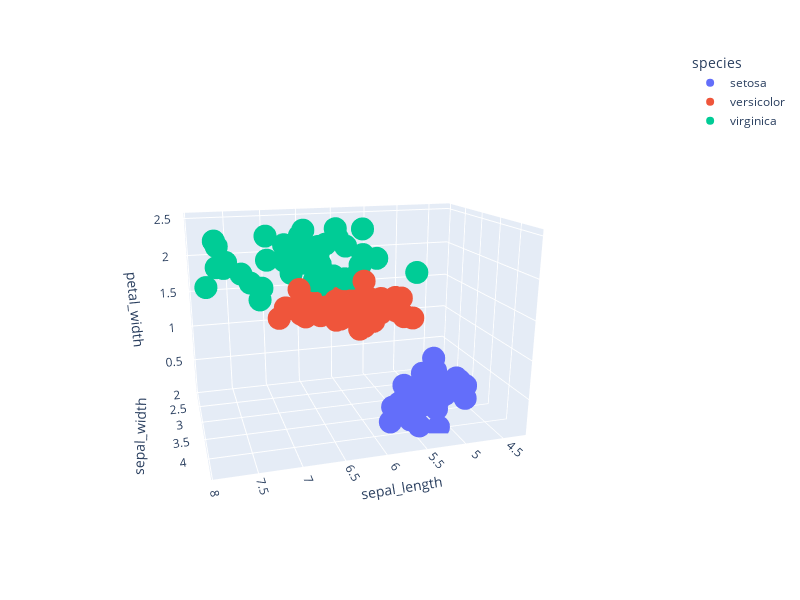

The notebook cell saved with this chart:
### Code cell
fig = px.scatter_3d(df, x='sepal_length', y='sepal_width', z='petal_width',
              color='species')
fig.update_layout(
    autosize=False,
    width=800,
    height=600,
    margin=dict(l=20, r=20, b=10, t=50, pad=4),
)
fig.show()

### Figure 1 — Plotly figure (JSON) as saved in the notebook; plotly's stock layout.template omitted (floating-point values rounded to 4 significant figures)
{"data": [{"hovertemplate": "species=setosa<br>sepal_length=%{x}<br>sepal_width=%{y}<br>petal_width=%{z}<extra></extra>", "legendgroup": "setosa", "marker": {"color": "#636efa", "symbol": "circle"}, "mode": "markers", "name": "setosa", "scene": "scene", "showlegend": true, "type": "scatter3d", "x": [5.1, 4.9, 4.7, 4.6, 5, 5.4, 4.6, 5, 4.4, 4.9, 5.4, 4.8, 4.8, 4.3, 5.8, 5.7, 5.4, 5.1, 5.7, 5.1, 5.4, 5.1, 4.6, 5.1, 4.8, 5, 5, 5.2, 5.2, 4.7, 4.8, 5.4, 5.2, 5.5, 4.9, 5, 5.5, 4.9, 4.4, 5.1, 5, 4.5, 4.4, 5, 5.1, 4.8, 5.1, 4.6, 5.3, 5], "y": [3.5, 3, 3.2, 3.1, 3.6, 3.9, 3.4, 3.4, 2.9, 3.1, 3.7, 3.4, 3, 3, 4, 4.4, 3.9, 3.5, 3.8, 3.8, 3.4, 3.7, 3.6, 3.3, 3.4, 3, 3.4, 3.5, 3.4, 3.2, 3.1, 3.4, 4.1, 4.2, 3.1, 3.2, 3.5, 3.1, 3, 3.4, 3.5, 2.3, 3.2, 3.5, 3.8, 3, 3.8, 3.2, 3.7, 3.3], "z": [0.2, 0.2, 0.2, 0.2, 0.2, 0.4, 0.3, 0.2, 0.2, 0.1, 0.2, 0.2, 0.1, 0.1, 0.2, 0.4, 0.4, 0.3, 0.3, 0.3, 0.2, 0.4, 0.2, 0.5, 0.2, 0.2, 0.4, 0.2, 0.2, 0.2, 0.2, 0.4, 0.1, 0.2, 0.1, 0.2, 0.2, 0.1, 0.2, 0.2, 0.3, 0.3, 0.2, 0.6, 0.4, 0.3, 0.2, 0.2, 0.2, 0.2]}, {"hovertemplate": "species=versicolor<br>sepal_length=%{x}<br>sepal_width=%{y}<br>petal_width=%{z}<extra></extra>", "legendgroup": "versicolor", "marker": {"color": "#EF553B", "symbol": "circle"}, "mode": "markers", "name": "versicolor", "scene": "scene", "showlegend": true, "type": "scatter3d", "x": [7, 6.4, 6.9, 5.5, 6.5, 5.7, 6.3, 4.9, 6.6, 5.2, 5, 5.9, 6, 6.1, 5.6, 6.7, 5.6, 5.8, 6.2, 5.6, 5.9, 6.1, 6.3, 6.1, 6.4, 6.6, 6.8, 6.7, 6, 5.7, 5.5, 5.5, 5.8, 6, 5.4, 6, 6.7, 6.3, 5.6, 5.5, 5.5, 6.1, 5.8, 5, 5.6, 5.7, 5.7, 6.2, 5.1, 5.7], "y": [3.2, 3.2, 3.1, 2.3, 2.8, 2.8, 3.3, 2.4, 2.9, 2.7, 2, 3, 2.2, 2.9, 2.9, 3.1, 3, 2.7, 2.2, 2.5, 3.2, 2.8, 2.5, 2.8, 2.9, 3, 2.8, 3, 2.9, 2.6, 2.4, 2.4, 2.7, 2.7, 3, 3.4, 3.1, 2.3, 3, 2.5, 2.6, 3, 2.6, 2.3, 2.7, 3, 2.9, 2.9, 2.5, 2.8], "z": [1.4, 1.5, 1.5, 1.3, 1.5, 1.3, 1.6, 1, 1.3, 1.4, 1, 1.5, 1, 1.4, 1.3, 1.4, 1.5, 1, 1.5, 1.1, 1.8, 1.3, 1.5, 1.2, 1.3, 1.4, 1.4, 1.7, 1.5, 1, 1.1, 1, 1.2, 1.6, 1.5, 1.6, 1.5, 1.3, 1.3, 1.3, 1.2, 1.4, 1.2, 1, 1.3, 1.2, 1.3, 1.3, 1.1, 1.3]}, {"hovertemplate": "species=virginica<br>sepal_length=%{x}<br>sepal_width=%{y}<br>petal_width=%{z}<extra></extra>", "legendgroup": "virginica", "marker": {"color": "#00cc96", "symbol": "circle"}, "mode": "markers", "name": "virginica", "scene": "scene", "showlegend": true, "type": "scatter3d", "x": [6.3, 5.8, 7.1, 6.3, 6.5, 7.6, 4.9, 7.3, 6.7, 7.2, 6.5, 6.4, 6.8, 5.7, 5.8, 6.4, 6.5, 7.7, 7.7, 6, 6.9, 5.6, 7.7, 6.3, 6.7, 7.2, 6.2, 6.1, 6.4, 7.2, 7.4, 7.9, 6.4, 6.3, 6.1, 7.7, 6.3, 6.4, 6, 6.9, 6.7, 6.9, 5.8, 6.8, 6.7, 6.7, 6.3, 6.5, 6.2, 5.9], "y": [3.3, 2.7, 3, 2.9, 3, 3, 2.5, 2.9, 2.5, 3.6, 3.2, 2.7, 3, 2.5, 2.8, 3.2, 3, 3.8, 2.6, 2.2, 3.2, 2.8, 2.8, 2.7, 3.3, 3.2, 2.8, 3, 2.8, 3, 2.8, 3.8, 2.8, 2.8, 2.6, 3, 3.4, 3.1, 3, 3.1, 3.1, 3.1, 2.7, 3.2, 3.3, 3, 2.5, 3, 3.4, 3], "z": [2.5, 1.9, 2.1, 1.8, 2.2, 2.1, 1.7, 1.8, 1.8, 2.5, 2, 1.9, 2.1, 2, 2.4, 2.3, 1.8, 2.2, 2.3, 1.5, 2.3, 2, 2, 1.8, 2.1, 1.8, 1.8, 1.8, 2.1, 1.6, 1.9, 2, 2.2, 1.5, 1.4, 2.3, 2.4, 1.8, 1.8, 2.1, 2.4, 2.3, 1.9, 2.3, 2.5, 2.3, 1.9, 2, 2.3, 1.8]}], "layout": {"autosize": false, "height": 600, "legend": {"title": {"text": "species"}, "tracegroupgap": 0}, "margin": {"b": 10, "l": 20, "pad": 4, "r": 20, "t": 50}, "scene": {"aspectmode": "auto", "aspectratio": {"x": 1.31, "y": 0.8736, "z": 0.8736}, "camera": {"center": {"x": 0, "y": 0, "z": 0}, "eye": {"x": 0.7606, "y": 2.632, "z": 0.8311}, "projection": {"type": "perspective"}, "up": {"x": 0.007244, "y": -0.004035, "z": 1.0}}, "domain": {"x": [0, 1], "y": [0, 1]}, "xaxis": {"title": {"text": "sepal_length"}, "type": "linear"}, "yaxis": {"title": {"text": "sepal_width"}, "type": "linear"}, "zaxis": {"title": {"text": "petal_width"}, "type": "linear"}}, "width": 800}}
